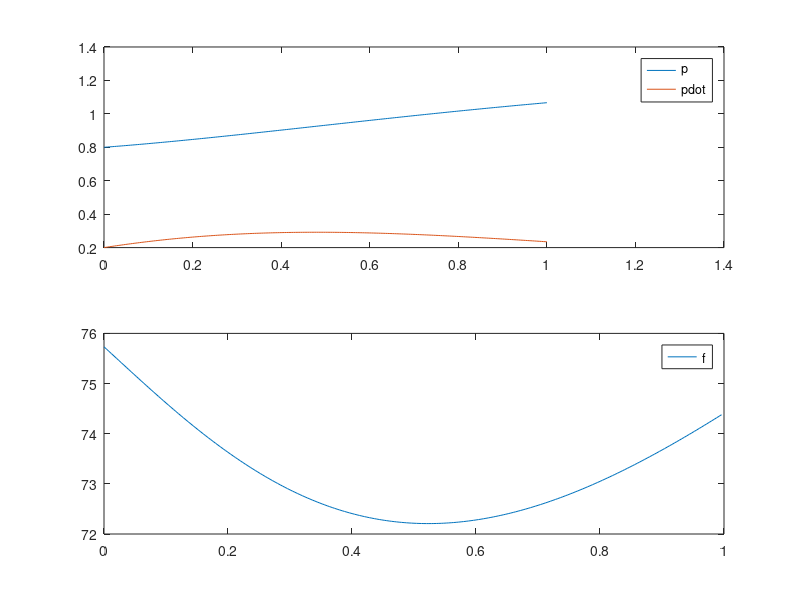

This chart was generated by the following MATLAB code:
function startercode153905
[T,X,U,XFORDISPLAY] = RunSimulation;
PlotResults(T,X,U);
p = mat2str(XFORDISPLAY(1),4)
pdot = mat2str(XFORDISPLAY(2),4)
end

function [actuators,data] = initControlSystem(sensors,references,parameters,data)
%%%%%%%%%%%%%%%%%%
% MODIFY
data.A = [0, 1; -(10*cos(1))/3, -1/27];
data.B = [0; 1/27];
data.C = [1,0];
data.xhat = [0; 0];
data.u = 0;

pcon = [-1, -0.5];
pobs = [-3, -1.5];

data.K = acker(data.A, data.B, pcon);
data.L = acker(data.A', data.C', pobs)';

%
%%%%%%%%%%%%%%%%%%
[actuators,data] = runControlSystem(sensors,references,parameters,data);
end

function [actuators,data] = runControlSystem(sensors,references,parameters,data)
%%%%%%%%%%%%%%%%%%
% MODIFY
pE = 1;
fE = 90*sin(pE);
u = -data.K*data.xhat;
y = sensors.p - pE;
data.xhat=data.xhat+(data.A*data.xhat+data.B*u-data.L*(data.C*data.xhat-y))*parameters.tStep;
actuators.f = u + fE;
%
%%%%%%%%%%%%%%%%%%
end

function [T,X,U,XFORDISPLAY] = RunSimulation
[t,x,tStep,nSteps,nStepsForDisplay] = InitSimulation;
T = t;
X = x;
U = [];
controller.init = @initControlSystem;
controller.run = @runControlSystem;
controller.sensors = GetSensors(t,x);
controller.references = struct;
controller.parameters = struct('tStep',tStep);
controller.data = struct;
[controller.actuators,controller.data] = ...
    controller.init(controller.sensors, ...
                    controller.references, ...
                    controller.parameters, ...
                    controller.data);
for iStep = 1:nSteps
    u = GetInput(controller.actuators);
    [t,x] = ode45(@(t,x) GetXDot(t,x,u),[t t+tStep],x);
    t = t(end);
    x = x(end,:)';
    controller.sensors = GetSensors(t,x);
    [controller.actuators,controller.data] = ...
    controller.run(controller.sensors, ...
                    controller.references, ...
                    controller.parameters, ...
                    controller.data);
    T = [T t];
    X = [X x];
    U = [U u];
    if iStep==nStepsForDisplay
        XFORDISPLAY = x;
    end
end
end

function [t,x,tStep,nSteps,nStepsForDisplay] = InitSimulation
t = 0;
x = [0.80; 0.20];
tStep = 0.004;
nStepsForDisplay = 25;
nSteps = 250;
end

function u = GetInput(actuators)
u = actuators.f;
end

function sensors = GetSensors(t,x)
sensors.t = t;
sensors.p = x(1);
end

function xdot = GetXDot(t,x,u)
xdot = [x(2); (1/27)*(-(1*x(2)+90*sin(x(1)))+u(1))];
end

function PlotResults(T,X,U)
clf;
subplot(2,1,1);
plot(T,X);
legend('p','pdot');
subplot(2,1,2);
plot(T(1:end-1),U);
legend('f');
end
